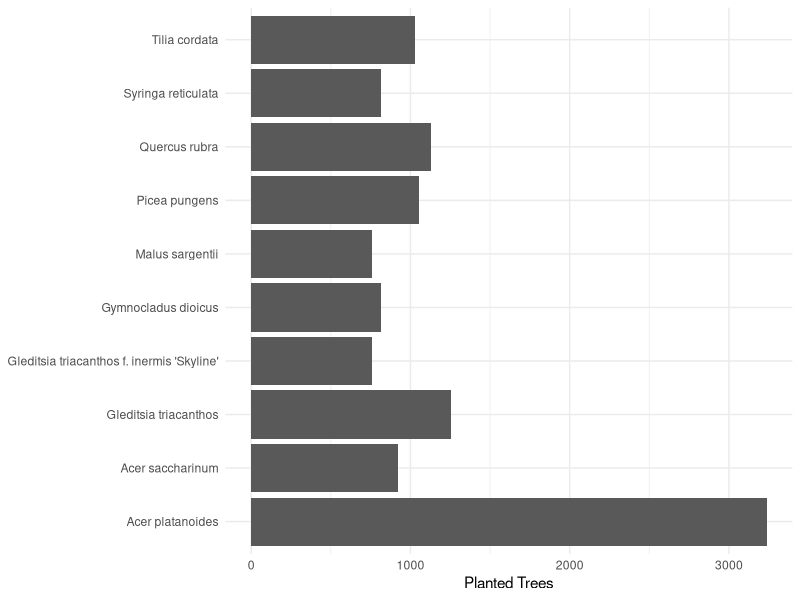
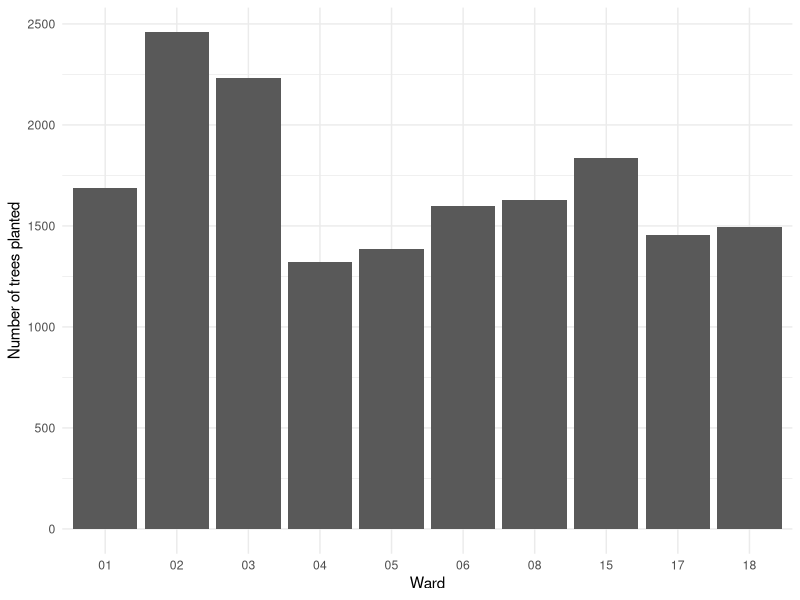
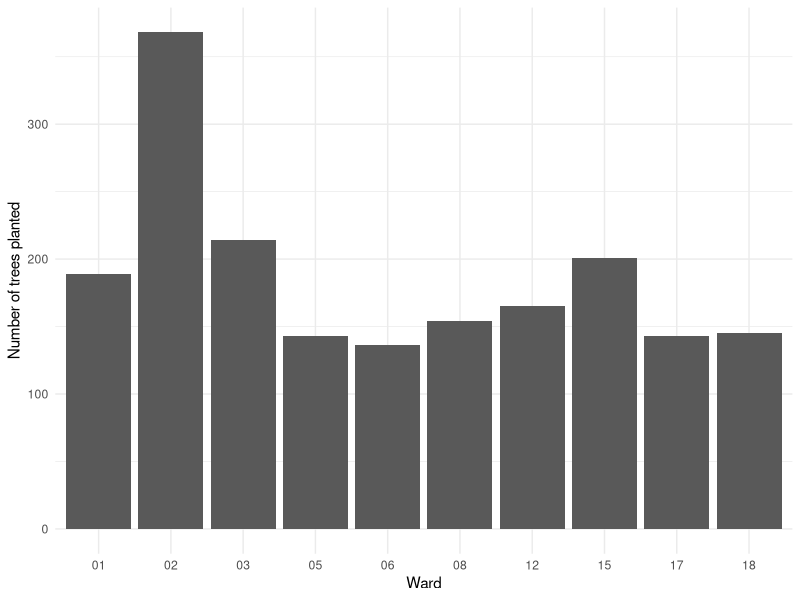
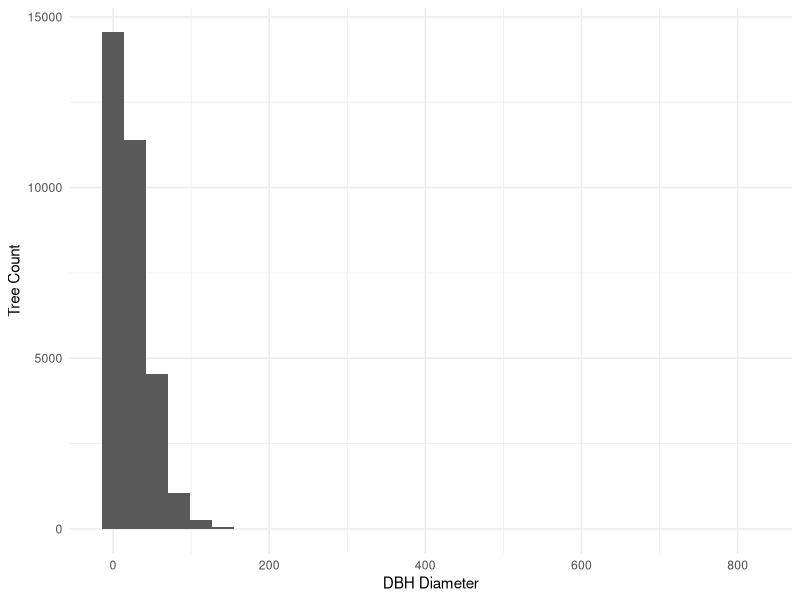

The R source for these figures, in order:
## ---- chunk 1
#| include: false
#| warning: false
#| message: false

library(tidyverse)
library(palmerpenguins)
## ---- chunk 2
#| label: fig-topspecies
#| fig-cap: Relationship between wing length and width
#| echo: false
#| warning: false
#| message: false

analysis_data <- read_csv(here::here("data/analysis_data/analysis_data.csv"))

top_species_count <- analysis_data %>%
  count(botanical_name, sort = TRUE) %>%
  head(10)

top_species_count |> 
  ggplot(aes(y = botanical_name, x = n)) +
  geom_col() +
  theme_minimal() +
  labs(x = "Planted Trees",
       y = NULL)
## ---- chunk 3
#| label: fig-ward
#| fig-cap: Relationship between wing length and width
#| echo: false
#| warning: false
#| message: false

analysis_data <- read_csv(here::here("data/analysis_data/analysis_data.csv"))

ward_count <- analysis_data %>%
  count(ward, sort = TRUE) %>%
  head(10)

ward_count |> 
  ggplot(aes(x = ward, y = n)) +
  geom_col() +
  theme_minimal() +
  labs(x = "Ward",
       y = "Number of trees planted")
## ---- chunk 4
#| label: fig-speciesward
#| fig-cap: Relationship between wing length and width
#| echo: false
#| warning: false
#| message: false

analysis_data <- read_csv(here::here("data/analysis_data/analysis_data.csv"))



top_species_ward_count <- analysis_data %>%
  filter(botanical_name == "Acer platanoides") %>%
  count(ward, sort = TRUE) %>%
  head(10)

top_species_ward_count |> 
  ggplot(aes(x = ward, y = n)) +
  geom_col() +
  theme_minimal() +
  labs(x = "Ward",
       y = "Number of trees planted")
## ---- chunk 5
#| label: fig-trunk
#| fig-cap: Relationship between wing length and width
#| echo: false
#| warning: false
#| message: false

analysis_data <- read_csv(here::here("data/analysis_data/analysis_data.csv"))

max_dbh <- analysis_data %>%
  filter(dbh_trunk == 815)

max_dbh

analysis_data |> 
  ggplot(mapping = aes(x = dbh_trunk)) +
  geom_histogram() +
  theme_minimal() +
  labs(x = "DBH Diameter",
       y = "Tree Count")
